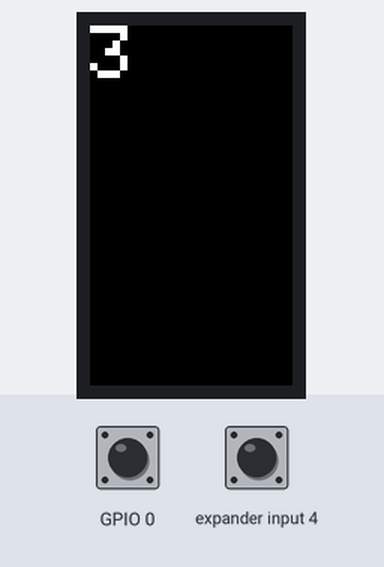
Simulated run of this sketch. Board: ESP32-S3. On the bench: 135×240 colour display. The test bench sets the inputs (shaded band); at power-on: GPIO 0 HIGH, expander input 4 HIGH. A WiFi scan finds three made-up networks; what the sketch prints to the serial monitor is not drawn.

Above: at 3.3 s.
3.4 s: GPIO 0 pulled LOW for 2.3 s
At 7.5 s:
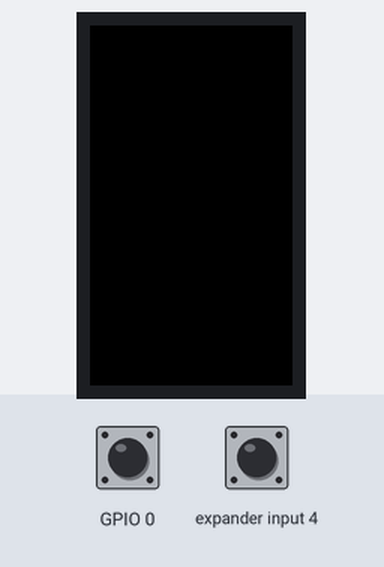
At 9.0 s:
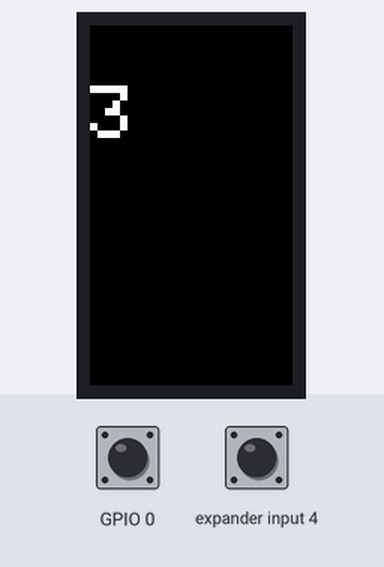
Timing chart, 0 to 10.5 s (numbered marks = the images above; inputs shaded):
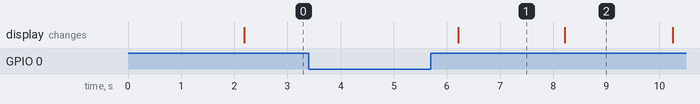

The sketch:

cardputer_wifi_list.ino
```cpp
#include "M5Cardputer.h"
#include <WiFi.h>

const int MAX_NETWORKS = 10; // Maximum number of networks to display
int selectedNetwork = 0;     // Index of the selected network
int startIdx = 0;            // Start index for displaying networks

void displayNetworks() {
  M5.Lcd.fillScreen(TFT_BLACK);
  M5.Lcd.setTextColor(TFT_WHITE);
  M5.Lcd.setTextSize(5);

  int numNetworks = WiFi.scanNetworks();
  // if (numNetworks == 0) {
  //   M5.Lcd.println("No WiFi networks found.");
  // } else {
  //   M5.Lcd.println("Available WiFi Networks:");

  //   for (int i = startIdx; i < min(startIdx + MAX_NETWORKS, numNetworks); ++i) {
  //     int yPos = (i - startIdx) * 15; // Adjust the vertical spacing as needed
  //     M5.Lcd.setCursor(10, yPos);
  //     M5.Lcd.printf("%d: %s (RSSI: %d dBm)", i + 1, WiFi.SSID(i).c_str(), WiFi.RSSI(i));
  //   }
  // }

  // Serial.println(numNetworks);

   M5.Lcd.println(numNetworks);
}

void setup() {
  M5.begin();
  Serial.begin(9600);

  M5.Lcd.setRotation(1); // Set screen rotation if needed
  displayNetworks();
}

void loop() {
  M5.update();
  int numNetworks = WiFi.scanNetworks();
  if (M5.BtnA.wasPressed()) {
    selectedNetwork = max(0, selectedNetwork - 1);
    if (selectedNetwork < startIdx) {
      startIdx = selectedNetwork;
    }
    displayNetworks();
  }

  if (M5.BtnA.wasPressed()) {
    int numNetworks = WiFi.scanNetworks();
    if (numNetworks > 0) {
      selectedNetwork = min(selectedNetwork + 1, numNetworks - 1);
      if (selectedNetwork >= startIdx + MAX_NETWORKS) {
        startIdx = selectedNetwork - MAX_NETWORKS + 1;
      }
      displayNetworks();
    }
  }
  Serial.println(numNetworks);
}
```

Measured:
- after the input at 3.4 s, the display: changes after 2.8 s (image 1)
- what the display in image 1 shows lasts 2.0 s, from 6.2 s to 8.2 s
